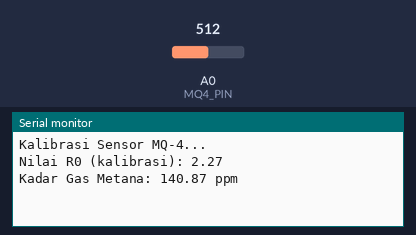
Bench run of a sketch on a simulated Arduino Uno, built with avr-gcc and run on an emulated ATmega328P. On the bench: the last lines printed to the serial monitor. Inputs (shaded band) come from the test bench; at power-on: A0 (MQ4_PIN) = 512.

Above: at 6.2 s.
6.3 s: A0 (MQ4_PIN) set to 1023
At 8.3 s:
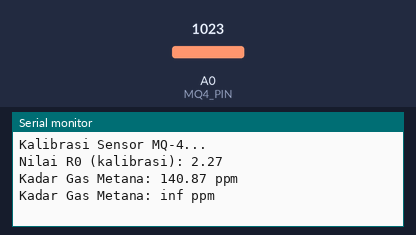
9.3 s: A0 (MQ4_PIN) set to 900
At 11.4 s:
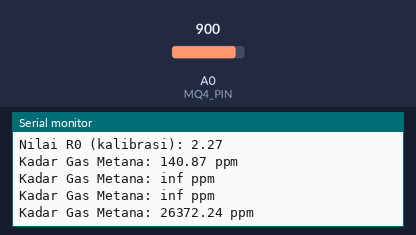

The sketch:

mqCalibrate.ino
```cpp
#define MQ4_PIN A0
#define RL 10.0
float R0 = 10.0;

void setup() {
  Serial.begin(9600);
  Serial.println("Kalibrasi Sensor MQ-4...");
  R0 = calibrateSensor();
  Serial.print("Nilai R0 (kalibrasi): ");
  Serial.println(R0);
}

void loop() {
  float ppm = readMQ4();
  Serial.print("Kadar Gas Metana: ");
  Serial.print(ppm);
  Serial.println(" ppm");
  delay(2000);
}

float readMQ4() {
  int adcValue = analogRead(MQ4_PIN);
  float voltage = adcValue * (5.0 / 1023.0);
  float Rs = (5.0 - voltage) / voltage * RL;

  float ratio = Rs / R0;
  float ppm_log = (log10(ratio) - 1.46) / -0.38;
  float ppm = pow(10, ppm_log);
  return ppm;
}

float calibrateSensor() {
  float Rs_avg = 0;
  for (int i = 0; i < 50; i++) {
    int adcValue = analogRead(MQ4_PIN);
    float voltage = adcValue * (5.0 / 1023.0);
    float Rs = (5.0 - voltage) / voltage * RL;
    Rs_avg += Rs;
    delay(100);
  }
  Rs_avg = Rs_avg / 50.0;

  float R0 = Rs_avg / 4.4;
  return R0;
}
```

Measured:
- after the input at 6.3 s, the serial monitor: prints a new line after 0.71 s (image 1)
- after the input at 9.3 s, the serial monitor: prints a new line after 1.7 s (image 2)
